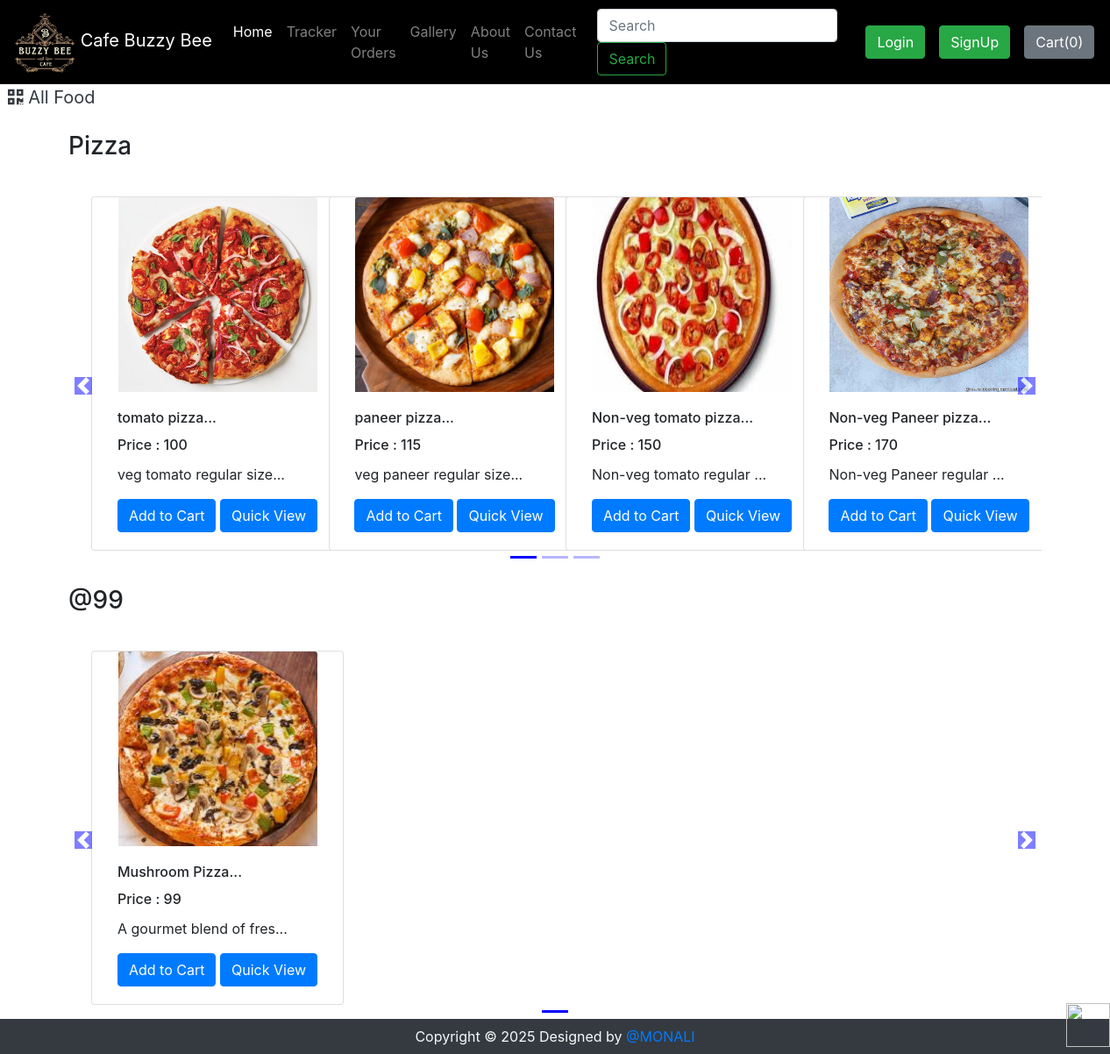
The page /shop/search/?search=Pizza on the database its author committed.
### shop/views.py (the view)
def search(request):
    query = request.GET.get('search')
    allProds = []
    catprods = Product.objects.values('category', 'id')
    cats = {item['category'] for item in catprods}
    for cat in cats:
        prodtemp = Product.objects.filter(category=cat)
        prod = [item for item in prodtemp if searchMatch(query, item)]
        n = len(prod)
        nSlides = n // 4 + ceil((n / 4) - (n // 4))
        if len(prod) != 0:
            allProds.append([prod, range(1, nSlides), nSlides])
    mona = {'allProds': allProds, "msg": ""}
    if len(allProds) == 0 or len(query) < 3:
        mona = {'msg': "No item available. Please make sure to enter relevant search query"}
    return render(request, 'shop/search.html', mona)

### shop/views.py (called while the page is built)
def searchMatch(query, item):
    if query in item.desc.lower() or query in item.product_name.lower() or query in item.category.lower() or query in item.desc or query in item.product_name or query in item.category or query in item.desc.upper() or query in item.product_name.upper() or query in item.category.upper():
        return True
    else:
        return False

### shop/templates/shop/search.html (shortened to what this page needs)
{% extends 'shop/basic.html' %}
  {% block body %}
  {% load static %}
<div>&nbsp;
    <a href="/shop" class="active text-dark"  style="font-size:20px;">
      <i class="fas fa-qrcode"></i>
      <span>All Food</span>
    </a>
</div>
<div class="container" id="cont">
    {% for product, range, nSlides in allProds %}
    <h3 class="my-4">{{product.0.category}}</h3>
    <div class="row">
        <div id="demo{{forloop.counter}}" class="col carousel slide my-3" data-ride="carousel">
            <ul class="carousel-indicators">
                <li data-target="#demo{{forloop.counter}}" data-slide-to="0" class="active"></li>
                {% for i in range %}
                <li data-target="#demo{{forloop.parentloop.counter}}" data-slide-to="{{i}}"></li>
                {% endfor %}
            </ul>
            <div class="container carousel-inner no-padding">
                <div class="carousel-item active">
                    {% for i in product %}
                    <div class="col-xs-3 col-sm-3 col-md-3">
                        <div class="card align-items-center" style="width: 18rem;">
                            <img src='/media/{{i.image}}' class="card-img-top" alt="...">
                            <div class="card-body">
                                <h6 class="card-title" id="namepr{{i.id}}">{{i.product_name|slice:"0:20"}}...</h6>
                                 <h6 class="card-title" >Price : <span id="pricepr{{i.id}}">{{i.price}}</span></h6>
                                <p class="card-text">{{i.desc|slice:"0:23"}}...</p>
                                <span id="divpr{{i.id}}" class="divpr">
                                    <button id="pr{{i.id}}" class="btn btn-primary cart">Add to Cart</button>
                                </span>
                                <a href="/shop/productView/{{i.id}}"> <button id="qv{{i.id}}" class="btn btn-primary cart">Quick View</button> </a>
                            </div>
                        </div>
                    </div>
                    {% if forloop.counter|divisibleby:4 and forloop.counter > 0 and not forloop.last %}
                </div>
                <div class="carousel-item">
                    {% endif %}
                    {% endfor %}
                </div>
            </div>
        </div>
        <a class="carousel-control-prev" href="#demo{{forloop.counter}}" data-slide="prev">
            <span class="carousel-control-prev-icon"></span>
        </a>
        <a class="carousel-control-next" href="#demo{{forloop.counter}}" data-slide="next">
            <span class="carousel-control-next-icon"></span>
        </a>
    </div>
    {% endfor %}
</div>
{% endblock %}

### shop/templates/shop/basic.html (shortened to what this page needs)
<!doctype html>
<html lang="en">
  <head>
    <link rel="stylesheet" href="https://stackpath.bootstrapcdn.com/bootstrap/4.2.1/css/bootstrap.min.css">
    <link rel="stylesheet" href="https://stackpath.bootstrapcdn.com/bootstrap/4.3.1/css/bootstrap.min.css">
    <link rel="stylesheet" href="https://use.fontawesome.com/releases/v5.8.2/css/all.css">
  </head>
  <body>
    <nav class="navbar navbar-expand-lg navbar-dark" style="background-color: black;" >
      <a class="navbar-brand" href="/shop"><img src="http://127.0.0.1:8000/media/shop/images/logo.jpg" alt="" style="height: 70px; width: 70px;">   Cafe Buzzy Bee</a>
      <div class="collapse navbar-collapse" id="navbarSupportedContent">
        <ul class="navbar-nav mr-auto">
          <li class="nav-item active">
            <a class="nav-link" href="/shop">Home <span class="sr-only">(current)</span></a>
          </li>
          <li class="nav-item">
            <a class="nav-link" href="/shop/tracker">Tracker</a>
          </li>
          <li class="nav-item">
            <a class="nav-link" href="/shop/orderView/">Your Orders</a>
          </li>
          <li class="nav-item">
            <a class="nav-link" href="/shop/gallery">Gallery</a>
          </li>
          <li class="nav-item">
            <a class="nav-link" href="/shop/about">About Us</a>
          </li>
          <li class="nav-item">
            <a class="nav-link" href="/shop/contact">Contact Us</a>
          </li>
        </ul>
        <form method="get" action="/shop/search" class="form-inline my-2 my-lg-0 mx-3">
          <input class="form-control mr-sm-2" type="search" name="search" id="search" placeholder="Search" aria-label="Search" required>
          <button class="btn btn-outline-success my-2 my-sm-0" type="submit">Search</button>
        </form>
        {% if user.is_authenticated %}
        <ul class="navbar-nav mr-2">
          <li class="nav-item dropdown">
            <a class="nav-link dropdown-toggle" href='#' id="navbarDropdown" role="button" data-toggle="dropdown"> Welcome {{request.user}}</a>
            <div class="dropdown-menu" aria-labelledby="navbarDropdown">
              <a class="dropdown-item" href="/shop/logout/">Logout</a>
            </div>
          </li>
        </ul>
        {% else %}
        <button type="button" class="btn btn-success mx-2" data-toggle="modal" data-target="#loginModal">Login</button>
        <button type="button" class="btn btn-success mx-2" data-toggle="modal" data-target="#signupModal">SignUp</button>
        {% endif %}
        <button type="button" class="btn btn-secondary mx-2" id="popcart" data-container="body" data-html="true" data-toggle="popover" title="MyCart" data-placement="bottom" data-content="Bottom popover">
          Cart(<span id="cart">0</span>)
        </button>
      </div>
      <h1><a href="#"><img src="https://encrypted-tbn0.gstatic.com/images?q=tbn:ANd9GcSmMxu1z8gpcWZ4a_5sHQ4UxGi31RoTCV5rCQ&s" alt=""></a> </h1>
    </nav>
    {% block body %} {% endblock %}
    <div class="footer container-fluid bg-dark text-light">
        <p class="text-center py-2 mb-0">Copyright © 2025 Designed by <a href="https://github.com/Monamona2001" target="_blank" rel="noopener noreferrer">@MONALI</a></p>
    </div>
  </body>
</html>

### rows shown on the page
Product: category "Pizza", image (picture), product_name "tomato pizza", price "100", desc "veg tomato regular size"
Product: image (picture), product_name "paneer pizza", price "115", desc "veg paneer regular size"
Product: image (picture), product_name "Non-veg tomato pizza", price "150", desc "Non-veg tomato regular"
Product: image (picture), product_name "Non-veg Paneer pizza", price "170", desc "Non-veg Paneer regular"
Product: category "@99", image (picture), product_name "Mushroom Pizza", price "99", desc "A gourmet blend of fres"
